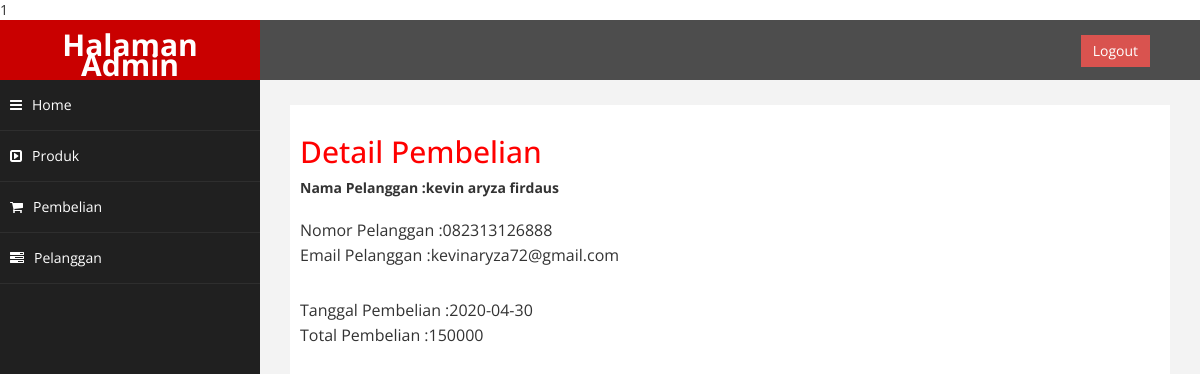
The app's page /admin/index.php?halaman=detail&id=1 (signed in) with its own data.
### tables this page shows
CREATE TABLE `pembelian` (
  `id_pembelian` int(11) NOT NULL,
  `id_pelanggan` int(11) NOT NULL,
  `tanggal_pembelian` date NOT NULL,
  `total_pembelian` int(11) NOT NULL
);

CREATE TABLE `pelanggan` (
  `id_pelanggan` int(11) NOT NULL,
  `email_pelanggan` varchar(100) NOT NULL,
  `password_pelanggan` varchar(50) NOT NULL,
  `nama_pelanggan` varchar(100) NOT NULL,
  `telepon_pelanggan` varchar(25) NOT NULL
);

### admin/detail.php (the view)
<h2>Detail Pembelian</h2>
<?php
$ambil = $koneksi->query("SELECT * FROM pembelian JOIN pelanggan
				 ON pembelian.id_pelanggan=pelanggan.id_pelanggan
				 WHERE pembelian.id_pembelian='$_GET[id]'");
$detail = $ambil->fetch_assoc();
?>
<strong> Nama Pelanggan :<?php echo $detail['nama_pelanggan']; ?></strong> <br>
<p>
	Nomor Pelanggan :<?php echo $detail['telepon_pelanggan']; ?> <br>
	Email Pelanggan :<?php echo $detail['email_pelanggan']; ?>
</p>
<p>
	Tanggal Pembelian :<?php echo $detail['tanggal_pembelian']; ?> <br>
	Total Pembelian :<?php echo $detail['total_pembelian']; ?>
</p>

### admin/assets/css/custom.css (style rules this page uses)
body { font-family: 'Open Sans', sans-serif; }
h2 { color: #f00; }
p { font-size:16px; line-height:25px; padding-top:20px; }

### records on screen
pembelian: id_pelanggan.nama_pelanggan "kevin aryza firdaus", id_pelanggan.telepon_pelanggan "082313126888", id_pelanggan.email_pelanggan "kevinaryza72@gmail.com", tanggal_pembelian "2020-04-30", total_pembelian "150000"
